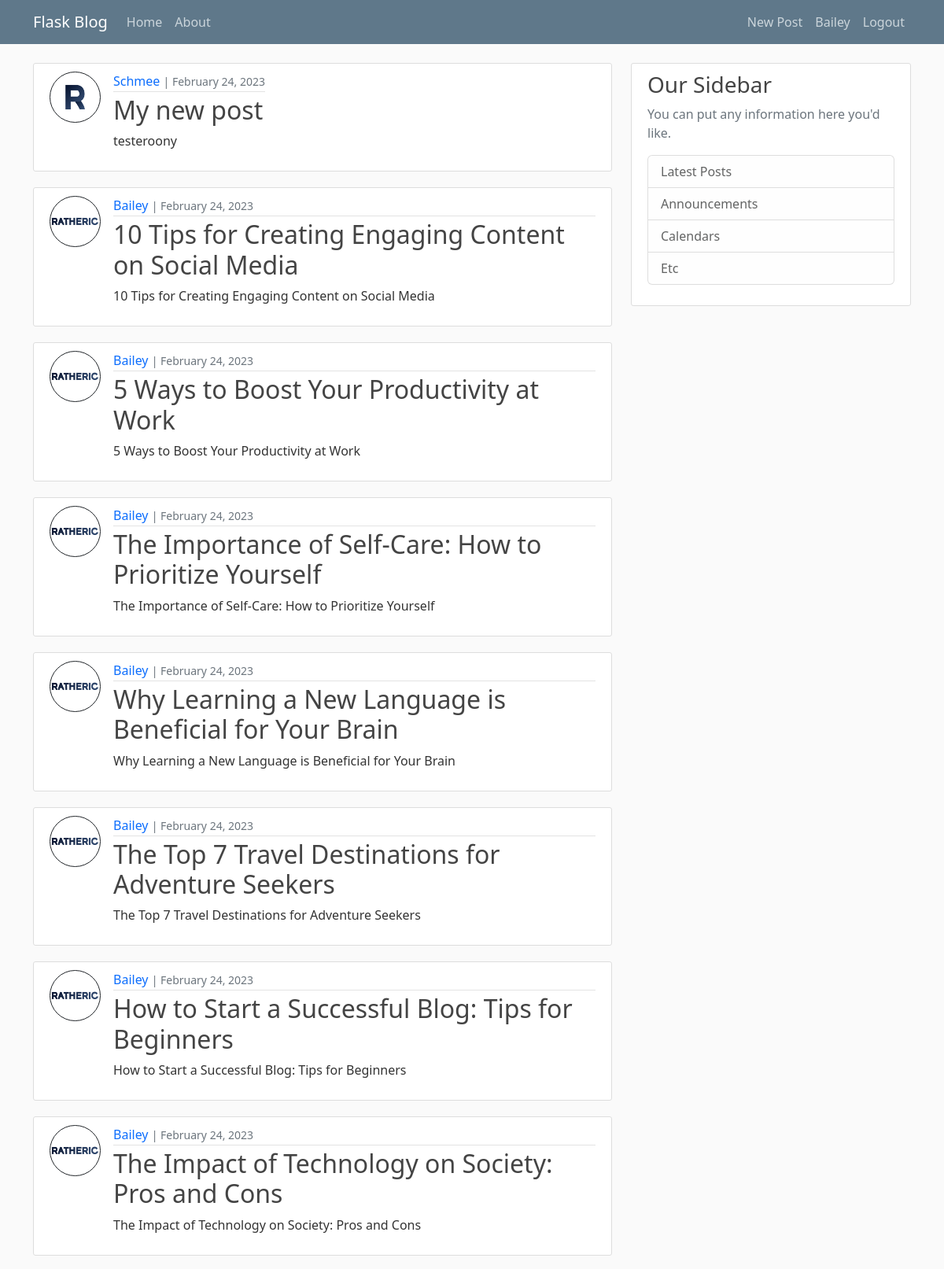
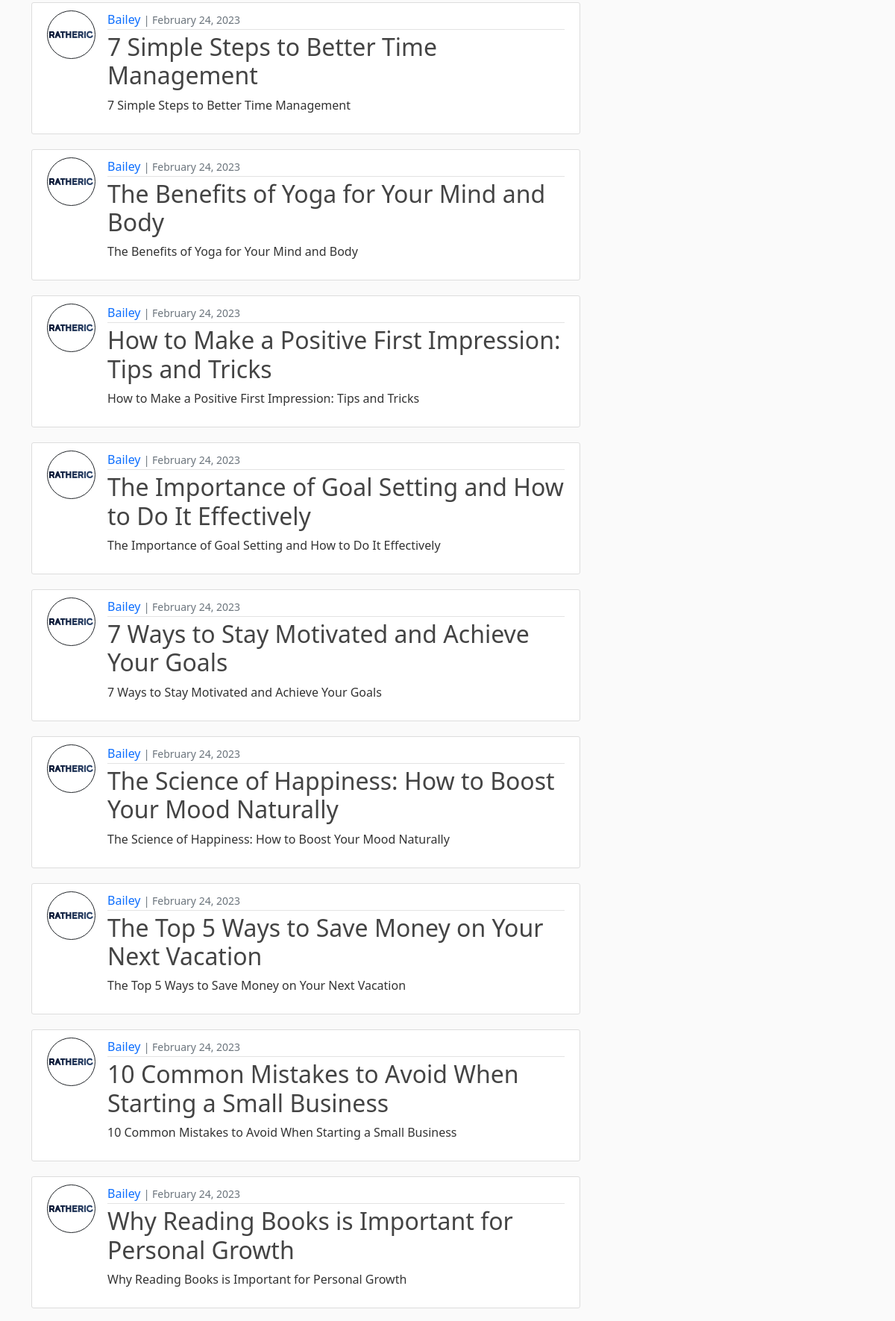
The app's page /home (signed in, upper part) with its own data (2 pictures, top to bottom).
### flaskblog/models.py (models this page shows, shortened)
class User(db.Model, UserMixin):
    id = db.Column(db.Integer, primary_key=True)
    username = db.Column(db.String(20), unique=True, nullable=False)
    email = db.Column(db.String(120), unique=True, nullable=False)
    image_file = db.Column(db.String(20), nullable=False, default='default.png')
    password = db.Column(db.String(60), nullable=False)
    posts = db.relationship('Post', backref='author', lazy=True)

class Post(db.Model):
    id = db.Column(db.Integer, primary_key=True)
    title = db.Column(db.String(100), nullable=False)
    date_posted = db.Column(db.DateTime, nullable=False, default=datetime.utcnow)
    content = db.Column(db.Text, nullable=False)
    user_id = db.Column(db.Integer, db.ForeignKey('user.id'), nullable=False)

### flaskblog/routes.py (the view)
@app.route("/")
@app.route("/home")
def home():
    posts = Post.query.all()
    return render_template('home.html', posts=posts)

### flaskblog/models.py (called while the page is built)
@login_manager.user_loader
def load_user(user_id):
    return User.query.get(int(user_id))

### flaskblog/templates/home.html
{% extends "layout.html" %}
{% block content %}
    {% for post in posts %}
        <article class="d-flex media content-section">
            <img class="me-3 rounded-circle article-img border border-dark" src="{{ url_for('static', filename='profile_pics/' + post.author.image_file) }}">
            <div class="media-body">
                <div class="article-metadata">
                    <a class="author-link mr-2" href="#">{{ post.author.username }}</a>
                    <small class="text-muted">| {{ post.date_posted.strftime('%B %d, %Y') }}</small>
                </div>
                <h2><a class="article-title" href="{{ url_for('post', post_id=post.id) }}">{{ post.title }}</a></h2>
                <p class="article-content">{{ post.content }}</p>
            </div>
        </article>
    {% endfor %}
{% endblock content %}

### flaskblog/templates/layout.html (shortened to what this page needs)
<!DOCTYPE html>
<html lang="en">
    <head>
        <link rel="stylesheet" href="https://cdn.jsdelivr.net/npm/bootstrap@5.2.3/dist/css/bootstrap.min.css">
        <link rel="stylesheet" type="text/css" href="{{ url_for('static', filename='main.css') }}">
    </head>
    <body>
        <header class="site-header">
            <nav class="navbar navbar-expand-md navbar-dark bg-steel fixed-top">
                <div class="container">
                    <a class="navbar-brand mr-4" href="/">Flask Blog</a>
                    <div class="collapse navbar-collapse" id="navbarToggle">
                        <div class="navbar-nav mr-auto">
                            <a class="nav-item nav-link" href="{{ url_for('home') }}">Home</a>
                            <a class="nav-item nav-link" href="{{ url_for('about') }}">About</a>
                        </div>
                        {% if current_user.is_authenticated %}
                            <div class="navbar-nav ms-auto">
                                <a class="nav-item nav-link" href="{{ url_for('new_post') }}">New Post</a>
                                <a class="nav-item nav-link" href="{{ url_for('account') }}">{{ current_user.username }}</a>
                                <a class="nav-item nav-link" href="{{ url_for('logout') }}">Logout</a>
                            </div>
                        {% else %}
                            <div class="navbar-nav ms-auto">
                                <a class="nav-item nav-link" href="{{ url_for('login') }}">Login</a>
                                <a class="nav-item nav-link" href="{{ url_for('register') }}">Register</a>
                            </div>
                        {% endif %}
                    </div>
                </div>
            </nav>
        </header>
        <main role="main" class="container">
            <div class="row">
                <div class="col-md-8">
                    {% block content %}{% endblock %}
                </div>
                <div class="col-md-4">
                    <div class="content-section">
                        <h3>Our Sidebar</h3>
                        <p class="text-muted">You can put any information here you'd like.
                            <ul class="list-group">
                                <li class="list-group-item list-group-item-light">Latest Posts</li>
                                <li class="list-group-item list-group-item-light">Announcements</li>
                                <li class="list-group-item list-group-item-light">Calendars</li>
                                <li class="list-group-item list-group-item-light">Etc</li>
                            </ul>
                        </p>
                    </div>
                </div>
            </div>
        </main>
    </body>
</html>

### flaskblog/static/main.css (style rules this page uses)
body { background: #fafafa; color: #333333; margin-top: 5rem; }
a { text-decoration: none; }
h1, h2, h3, h4, h5, h6 { color: #444444; }
.bg-steel { background-color: #5f788a; }
.site-header .navbar-nav .nav-link { color: #cbd5db; }
.author-link { text-decoration: none; transition: 0.15s ease color; }
.content-section { background: #ffffff; padding: 10px 20px; border: 1px solid #dddddd; border-radius: 3px; margin-bottom: 20px; }
.article-title { color: #444444; text-decoration: none; transition: 0.15s ease color; }
.article-content { white-space: pre-line; }
.article-img { height: 65px; width: 65px; margin-right: 16px; }
.article-metadata { padding-bottom: 1px; margin-bottom: 4px; border-bottom: 1px solid #e3e3e3 }

### records on screen
User: username "Bailey"
Post: image_file (picture), author.username "Schmee", date_posted "February 24, 2023", title "My new post", content "testeroony"
Post: image_file (picture), author.username "Bailey", date_posted "February 24, 2023", title "10 Tips for Creating Engaging Content on Social Media", content "10 Tips for Creating Engaging Content on Social Media"
Post: image_file (picture), author.username "Bailey", date_posted "February 24, 2023", title "5 Ways to Boost Your Productivity at Work", content "5 Ways to Boost Your Productivity at Work"
Post: image_file (picture), author.username "Bailey", date_posted "February 24, 2023", title "The Importance of Self-Care: How to Prioritize Yourself", content "The Importance of Self-Care: How to Prioritize Yourself"
Post: image_file (picture), author.username "Bailey", date_posted "February 24, 2023", title "Why Learning a New Language is Beneficial for Your Brain", content "Why Learning a New Language is Beneficial for Your Brain"
Post: image_file (picture), author.username "Bailey", date_posted "February 24, 2023", title "The Top 7 Travel Destinations for Adventure Seekers", content "The Top 7 Travel Destinations for Adventure Seekers"
Post: image_file (picture), author.username "Bailey", date_posted "February 24, 2023", title "How to Start a Successful Blog: Tips for Beginners", content "How to Start a Successful Blog: Tips for Beginners"
Post: image_file (picture), author.username "Bailey", date_posted "February 24, 2023", title "The Impact of Technology on Society: Pros and Cons", content "The Impact of Technology on Society: Pros and Cons"
Post: image_file (picture), author.username "Bailey", date_posted "February 24, 2023", title "7 Simple Steps to Better Time Management", content "7 Simple Steps to Better Time Management"
Post: image_file (picture), author.username "Bailey", date_posted "February 24, 2023", title "The Benefits of Yoga for Your Mind and Body", content "The Benefits of Yoga for Your Mind and Body"
Post: image_file (picture), author.username "Bailey", date_posted "February 24, 2023", title "How to Make a Positive First Impression: Tips and Tricks", content "How to Make a Positive First Impression: Tips and Tricks"
Post: image_file (picture), author.username "Bailey", date_posted "February 24, 2023", title "The Importance of Goal Setting and How to Do It Effectively", content "The Importance of Goal Setting and How to Do It Effectively"
Post: image_file (picture), author.username "Bailey", date_posted "February 24, 2023", title "7 Ways to Stay Motivated and Achieve Your Goals", content "7 Ways to Stay Motivated and Achieve Your Goals"
Post: image_file (picture), author.username "Bailey", date_posted "February 24, 2023", title "The Science of Happiness: How to Boost Your Mood Naturally", content "The Science of Happiness: How to Boost Your Mood Naturally"
Post: image_file (picture), author.username "Bailey", date_posted "February 24, 2023", title "The Top 5 Ways to Save Money on Your Next Vacation", content "The Top 5 Ways to Save Money on Your Next Vacation"
Post: image_file (picture), author.username "Bailey", date_posted "February 24, 2023", title "10 Common Mistakes to Avoid When Starting a Small Business", content "10 Common Mistakes to Avoid When Starting a Small Business"
Post: image_file (picture), author.username "Bailey", date_posted "February 24, 2023", title "Why Reading Books is Important for Personal Growth", content "Why Reading Books is Important for Personal Growth"
